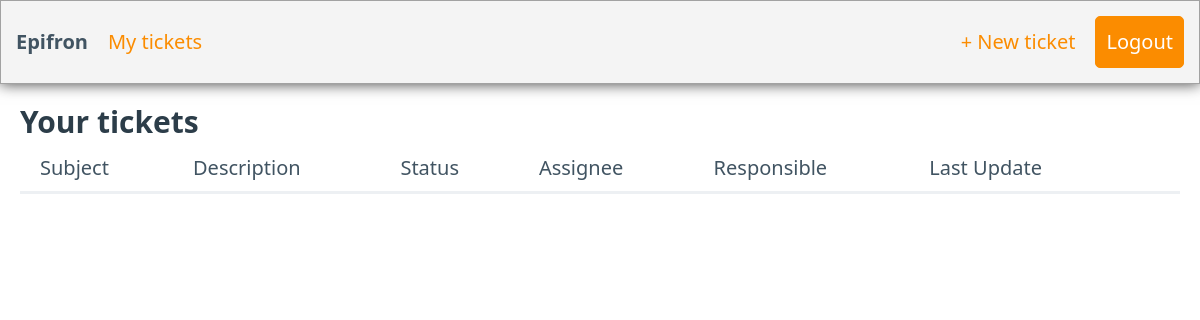
Before: /tickets/ (signed in) with the older database file.
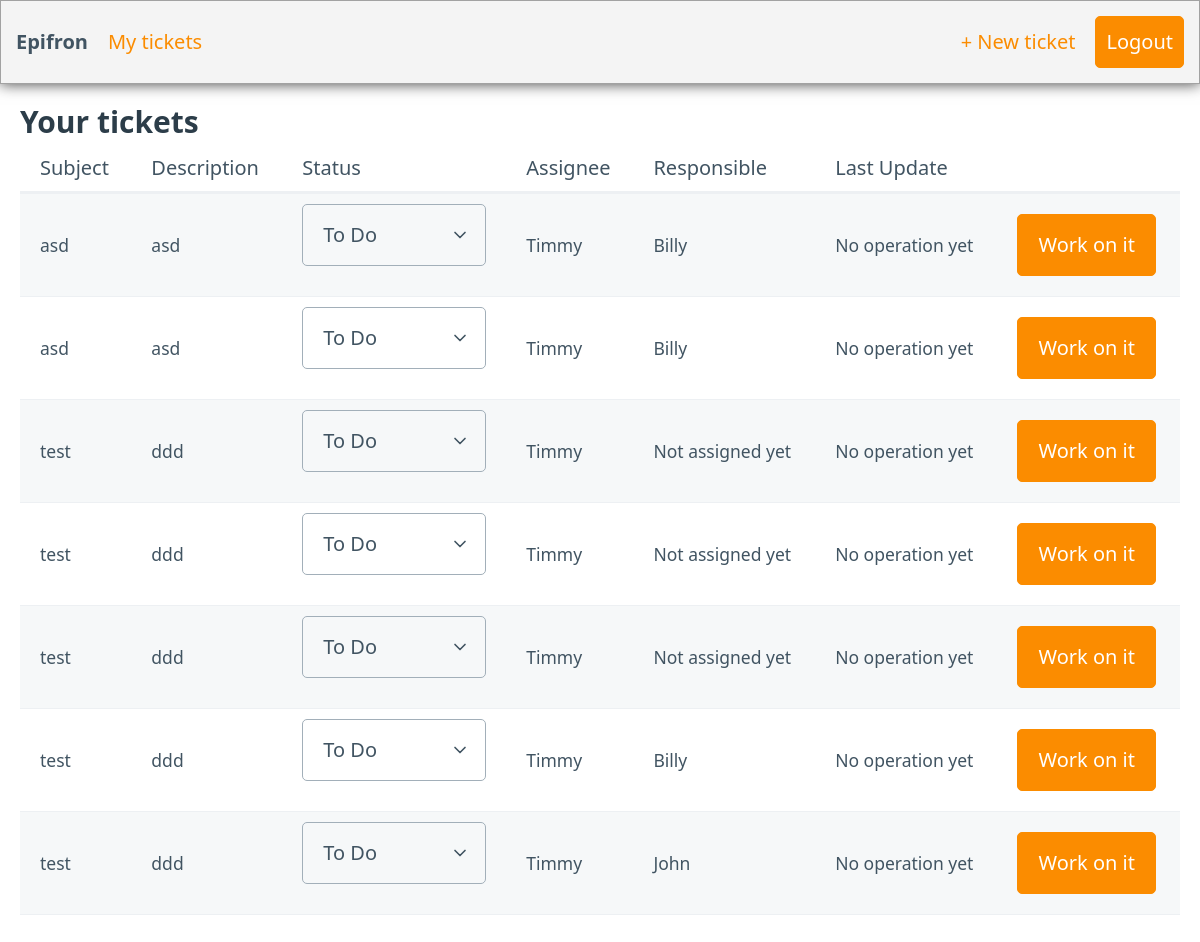
After: the same page with the newer database file.
### tickets/models.py (models this page shows, shortened)
class Ticket(models.Model):
    id = models.BigAutoField(primary_key=True)
    subject = models.CharField(max_length=100)
    requestor = models.ForeignKey(User, related_name="requestor", null=False, blank = True, on_delete=models.CASCADE)
    description = models.TextField()
    responsible = models.ForeignKey(User, related_name="responsible", null=True, blank = True, on_delete=models.CASCADE)
    assignee = models.ForeignKey(User, related_name="assignee", null=True, blank = True, on_delete=models.CASCADE)
    status = models.CharField(max_length=25, choices=TicketStatus.choices, default=TicketStatus.TO_DO)
    created_at = models.DateTimeField("created at")
    last_update = models.DateTimeField("last update", null=True)

### tickets/views.py (the view)
# urls.py: path("", views.index, name="index"),
def index(request):
    responsibles = [];
    technicians = [];
    ticket_status = [];
    if request.user.groups.filter(name="responsible").exists():
        user_tickets = Ticket.objects.filter( (Q(assignee__isnull = True) | Q(responsible__isnull = True) ) | Q(responsible = request.user))
        responsibles = get_user_model().objects.filter(groups__name="responsible")
        technicians = get_user_model().objects.filter(groups__name="technician")
    elif request.user.groups.filter(name="technician").exists():
        user_tickets = Ticket.objects.filter(assignee = request.user)
    else:
        user_tickets = Ticket.objects.filter(requestor = request.user)
    context = {"user_tickets": user_tickets, "responsibles": responsibles, "technicians": technicians, "ticket_status": [c[0] for c in Ticket.status.field.choices]}
    return render(request, "tickets/tickets.html", context)

### tickets/templatetags/tickets_extras.py (called while the page is built)
@register.filter(name="has_group")
def has_group(user, group_name):
    return user.groups.filter(name=group_name).exists()

### templates/tickets/tickets.html (shortened to what this page needs)
{% extends 'base.html' %}
{% block content %}
<main class="container-fluid" style="padding-top: 15px">
    <h3 style="margin-bottom: 0">
        Your tickets
    </h3>
    {% include 'tickets/table.html' %}
</main>
{% endblock %}

### templates/tickets/table.html
{% load tickets_extras %}
<table role="grid" id="table">
    <thead>
    <tr>
        <th scope="col">Subject</th>
        <th scope="col">Description</th>
        <th scope="col">Status</th>
        <th scope="col">Assignee</th>
        <th scope="col">Responsible</th>
        <th scope="col">Last Update</th>
        {% if request.user|has_group:"technician" %}
        <th scope="col"></th>
        {% endif %}
    </tr>
    </thead>
    <tbody>
        {% for ticket in user_tickets%}
        <tr>
            <td>{{ticket.subject}}</td>
            <td>{{ticket.description}}</td>
            <td>
                {% if request.user|has_group:"technician" %}
                    <select required
                            hx-post="{% url 'updateTicketStatus' %}"
                            hx-vars='{"ticket_id":"{{ ticket.id }}"}'
                            hx-trigger="change"
                            name='status'
                            hx-target="#table"
                            hx-swap="outerHTML">
                        {% for status in ticket_status %}
                            <option value="{{status}}" {% if status == ticket.status %} selected="selected"{% endif %}>{{status}}</option>
                        {% endfor %}
                    </select>
                {% else %}
                    {{ticket.status}}
                {% endif %}
            </td>
            <td>
                {% if request.user|has_group:"responsible" %}
                <select required
                        hx-post="{% url 'updateTicketAssignee' %}"
                        hx-vars='{"ticket_id":"{{ ticket.id }}"}'
                        hx-trigger="change"
                        name='technician'
                        hx-target="#table"
                        hx-swap="outerHTML">
                    <option selected='{{ticket.assignee}}' disabled >Not assigned yet</option>
                    {% for technician in technicians %}
                        <option value="{{technician.username}}" {% if technician == ticket.assignee %}selected="selected"{% endif %}>{{technician.username}}</option>
                    {% endfor %}
                </select>
                {% else %}
                {{ticket.assignee | default_if_none:"Not assigned yet"}}
                {% endif %}
            </td>
            <td>
                {% if request.user|has_group:"responsible" %}
                <select required
                        hx-post="{% url 'updateTicketResponsible' %}"
                        hx-vars='{"ticket_id":"{{ ticket.id }}"}'
                        hx-trigger="change"
                        name='responsible'
                        hx-target="#table"
                        hx-swap="outerHTML">
                    <option selected='{{ticket.assignee}}' disabled >Not assigned yet</option>
                    {% for responsible in responsibles %}
                        <option value="{{responsible.username}}" {% if responsible == ticket.responsible %}selected="selected"{% endif %}>{{responsible.username}}</option>
                    {% endfor %}
                </select>
                {% else %}
                    {{ticket.responsible | default_if_none:"Not assigned yet"}}
                {% endif %}
            </td>
            <td>
                {{ticket.last_update | default_if_none:"No operation yet"}}
            </td>
            {% if request.user|has_group:"technician" %}
            <td scope="col">
                <a href="{% url 'registerIntervention' ticket.id %}" role="button">
                    Work on it
                </a>
            </td>
            {% endif %}
        </tr>
        {% endfor %}
    </tbody>
</table>

Changed rows visible on the page:
now on this page (row edited): Ticket: subject "asd", description "asd", status "To Do", assignee "Timmy", responsible "Billy", last_update "No operation yet"
now on this page (row edited): Ticket: subject "asd", description "asd", status "To Do", assignee "Timmy", responsible "Billy", last_update "No operation yet"
added Ticket: subject "test", description "ddd", status "To Do", assignee "Timmy", responsible "Not assigned yet", last_update "No operation yet"
added Ticket: subject "test", description "ddd", status "To Do", assignee "Timmy", responsible "Not assigned yet", last_update "No operation yet"
added Ticket: subject "test", description "ddd", status "To Do", assignee "Timmy", responsible "Not assigned yet", last_update "No operation yet"
added Ticket: subject "test", description "ddd", status "To Do", assignee "Timmy", responsible "Billy", last_update "No operation yet"
added Ticket: subject "test", description "ddd", status "To Do", assignee "Timmy", responsible "John", last_update "No operation yet"
